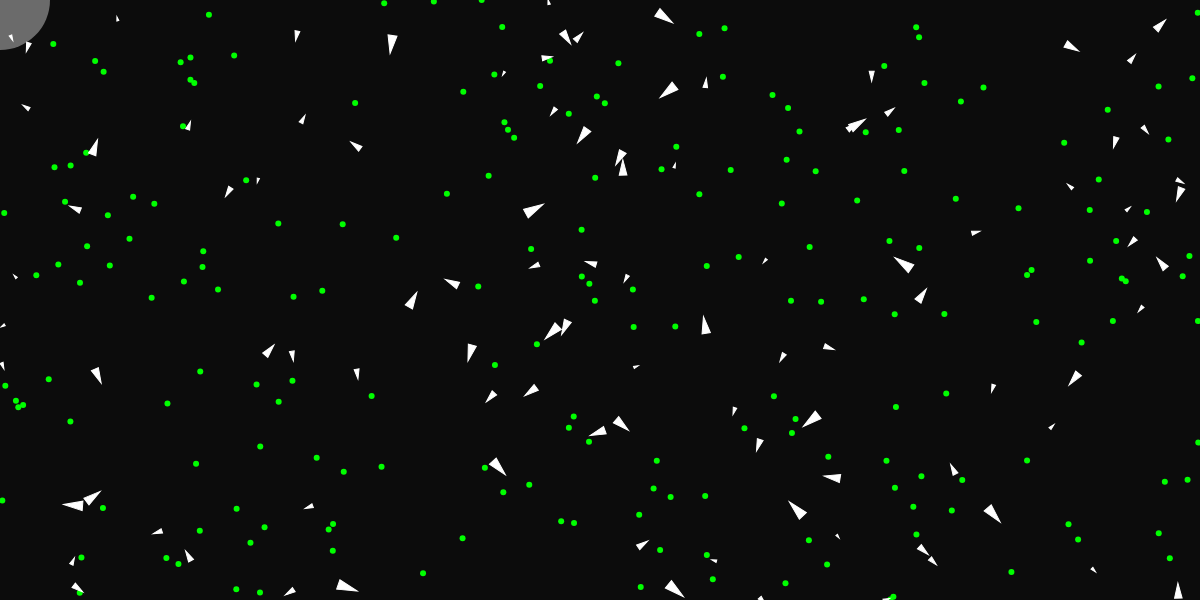
Frame 1 (no input)
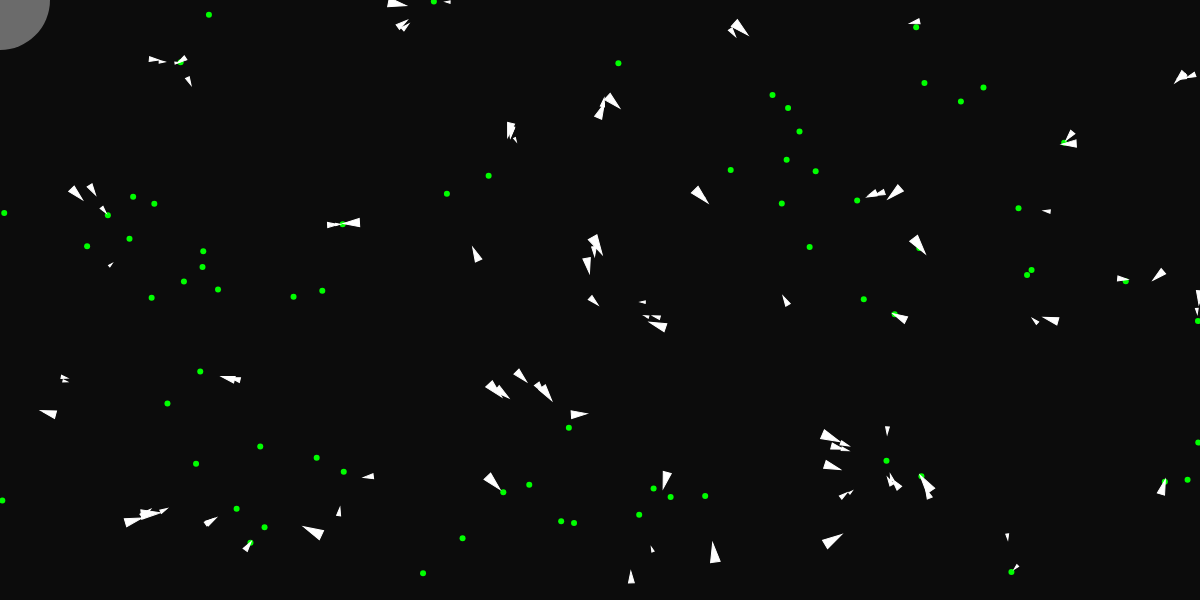
Frame 60 (no input)
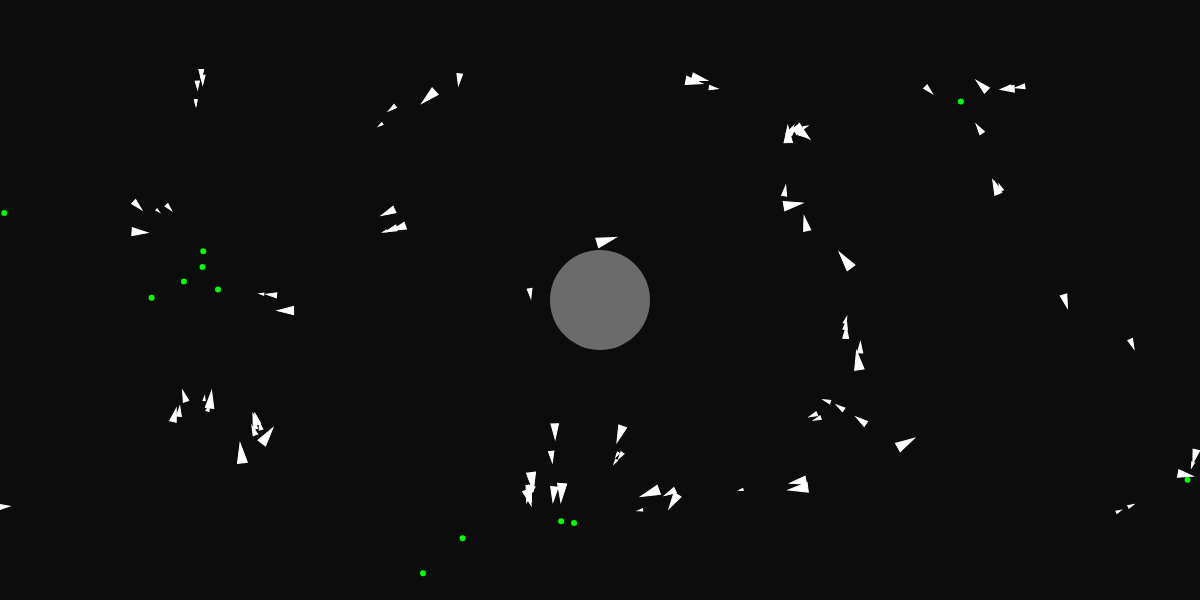
Frame 120 (the mouse pressed at the canvas centre since frame 60)

The p5.js sketch that drew these frames (run headless with seeded random() and noise() and a simulated clock; from frame 60 on, the mouse is pressed at the canvas centre):

// p5.js sketch
// ── sketch.js
let vehiclesNum = 100;
let vehicles = [];

let foodsNum = 200;
let foods = [];

function setup(){
  createCanvas(1200,600);
  for (let i = 0; i < vehiclesNum; i++) {
    vehicles.push(new Vehicle())
  }

  for (let i = 0; i < foodsNum; i++) {
    foods.push(createVector(random(0,width), random(0,height)))
  }

}

function draw(){
  background(12);

  foods.forEach(food => {
    fill(color(0, 255, 0))
    noStroke()
    ellipse(food.x, food.y, 6, 6)
  })

  vehicles.forEach(vehicle=>{
    vehicle.update();
    // vehicle.seek(createVector(mouseX, mouseY));
    vehicle.eat(foods);
    vehicle.display();
  })

  fill(color(255,255,255,100))
  ellipse(mouseX, mouseY,100,100)
}
// ── food.js
function Food({x = random(0, width), y = random(0, height)} = {}){
  this.position = createVector(x, y)
}

Food.prototype.show = function(){
  fill(color(0, 255, 0))
  noStroke()
  ellipse(this.position.x, this.position.y, 6, 6)
}
// ── vehicle.js
function Vehicle({x = random(0, width), y = random(0, height), vx = random(-1 , 1), vy = random(-1 , 1), size = random(1, 5), maxSpeed = 3, maxForce = 0.5, slowDownMargin = 30, scope = 300, slowDownSpeed = 1} = {}){
  this.position = createVector(x, y);
  this.velocity = createVector(vx, vy);
  this.acceleration = createVector();
  this.maxSpeed = maxSpeed;
  this.size = size;
  this.maxForce = maxForce;
  this.slowDownMargin = slowDownMargin;
  this.slowDownSpeed = slowDownSpeed;
  this.scope = scope;
  this.velocity.setMag(this.maxspeed);

  this.dna = []
}



Vehicle.prototype.display = function(){
  let theta = this.velocity.heading() + PI / 2;
  push();
  translate(this.position.x, this.position.y);
  noFill();
  ellipse(0, 0, this.scope * 2)
  rotate(theta);
  fill(255);
  strokeWeight(1);
  stroke(255);
  beginShape();
  vertex(0, -this.size * 2);
  vertex(-this.size, this.size * 2);
  vertex(this.size, this.size * 2);
  endShape(CLOSE);
  pop();
}

Vehicle.prototype.update = function(){
  this.velocity.limit(this.maxSpeed);
  this.velocity.add(this.acceleration);
  this.position.add(this.velocity);
  this.acceleration.mult(0);

  this.boundaries();
}



Vehicle.prototype.applyForce = function(force){
  // a = F/m
  // console.log(force.mag())
  force.div(this.size);
  // console.log(force.mag())
  this.acceleration.add(force)
}



Vehicle.prototype.seek = function(target){
  // desired = target - postion
  let desired = p5.Vector.sub(target, this.position);
  let maxDesired = desired.normalize().mult(this.maxSpeed)
  // let maxDesired = desired

  // steering = maxDesired - velocity
  let steering = p5.Vector.sub(maxDesired, this.velocity);

  steering.limit(this.maxForce)

  let distance = p5.Vector.dist(this.position, target)
  
  if(distance < this.slowDownMargin){
    let max = map(distance, 0, this.slowDownMargin, this.slowDownSpeed, this.maxSpeed);
    this.velocity.limit(max);
  }

  // console.log(steering.mag())
  

  this.applyForce(steering)
}



Vehicle.prototype.eat = function(foods) {
  let minDist = Infinity;
  let closetIndex = -1;

  foods.forEach((food, i) => {
    let currentDist = p5.Vector.dist(this.position, food);
    if(currentDist < minDist){
      minDist = currentDist;
      closetIndex = i
    }
  })

  if(minDist < this.scope){
    if(minDist < 2){
      foods.splice(closetIndex, 1)
    } else if(closetIndex != -1) {
      this.seek(foods[closetIndex]);
    }
  }
}



Vehicle.prototype.boundaries = function() {
  let margin = 0;
  let desired = null;
  if (this.position.x < margin) {
    desired = createVector(this.maxSpeed, this.velocity.y);
  } else if (this.position.x > width - margin) {
    desired = createVector(-this.maxSpeed, this.velocity.y);
  }

  if (this.position.y < margin) {
    desired = createVector(this.velocity.x, this.maxSpeed);
  } else if (this.position.y > height - margin) {
    desired = createVector(this.velocity.x, -this.maxSpeed);
  }

  if (desired !== null) {
    desired.setMag(this.maxspeed);
    let steer = p5.Vector.sub(desired, this.velocity);
    steer.limit(this.maxforce);
    this.applyForce(steer);
  }
}
